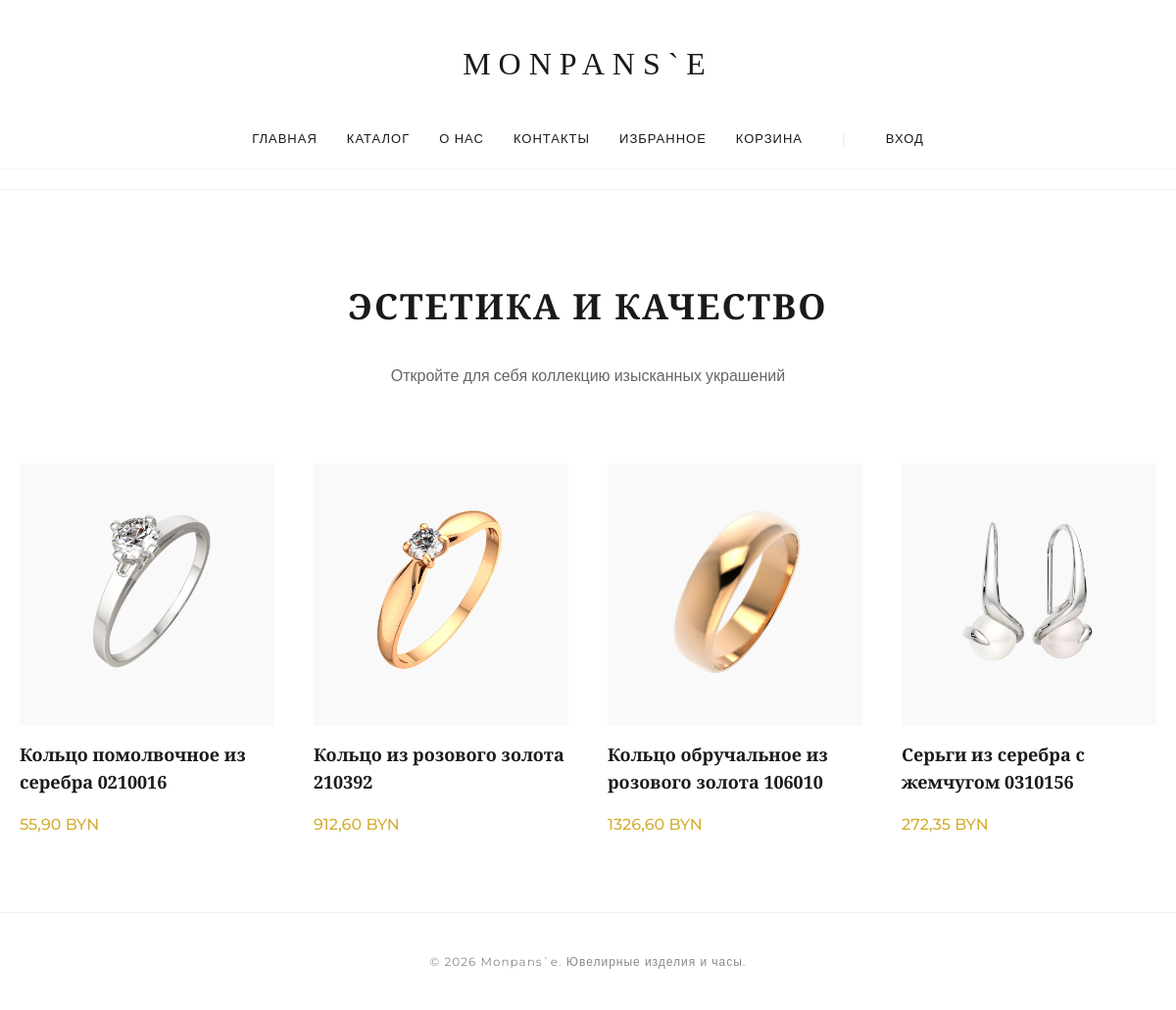
The page / on the database its author committed.
### shop/models.py (models this page shows, shortened)
class Product(models.Model):
    MATERIAL_CHOICES = [
        ('gold', 'Золото'),
        ('rose gold', 'Розовое золото'),
        ('white gold', 'Белое золото'),
        ('silver', 'Серебро'),
        ('platinum', 'Платина'),
    ]
    INSERT_CHOICES = [
        ('diamond', 'Бриллиант'),
        ('emerald', 'Изумруд'),
        ('pearl', 'Жемчуг'),
        ('none', 'Без вставки'),
    ]
    GENDER_CHOICES = [
        ('women', 'Женщинам'),
        ('men', 'Мужчинам'),
        ('unisex', 'Унисекс'),
    ]
    category = models.ForeignKey(Category, on_delete=models.CASCADE, related_name='products', verbose_name="Категория")
    title = models.CharField(max_length=255, verbose_name="Название изделия")
    description = models.TextField(verbose_name="Описание")
    base_price = models.DecimalField(max_digits=10, decimal_places=2, verbose_name="Базовая цена")
    material = models.CharField(max_length=30, choices=MATERIAL_CHOICES, blank=True, null=True, verbose_name="Материал")
    insertion = models.CharField(max_length=30, choices=INSERT_CHOICES, blank=True, null=True, verbose_name="Вставка")
    gender = models.CharField(max_length=10, choices=GENDER_CHOICES, default='women', verbose_name="Для кого")
    sample = models.IntegerField(verbose_name="Проба")
    image = models.ImageField(upload_to='products/', null=True, blank=True, verbose_name="Изображение")
    class Meta:
        verbose_name = "Изделие"
        verbose_name_plural = "Изделия"

### shop/views.py (the view)
# urls.py: 2. Add a URL to urlpatterns:  path('', views.home, name='home')
def home(request):
    products = Product.objects.all()
    return render(request, 'shop/index.html', {'products': products})

### shop/templates/shop/index.html (shortened to what this page needs)
{% extends 'shop/base.html' %}
{% block content %}
<section style="text-align: center; padding: 60px 0;">
    <h1 style="font-family: 'Playfair Display', serif; font-size: 36px; text-transform: uppercase;">Эстетика и качество</h1>
    <p style="color: #666; font-weight: 300;">Откройте для себя коллекцию изысканных украшений</p>
</section>
<div style="display: grid; grid-template-columns: repeat(auto-fill, minmax(250px, 1fr)); gap: 40px;">
    {% for product in products %}
    <div style="text-align: left;">
        <a href="{% url 'product_detail' product.id %}" style="text-decoration: none; color: inherit;">
            <div style="background: #f9f9f9; padding: 20px; margin-bottom: 15px;">
                {% if product.image %}
                    <img src="{{ product.image.url }}" style="max-width: 100%; max-height: 100%; object-fit: contain;">
                {% else %}
                    <span style="color: #ccc; font-family: 'Playfair Display';">MY_SHOP</span>
                {% endif %}
            </div>
            <h3 style="font-family: 'Playfair Display', serif; font-size: 18px; margin: 0;">{{ product.title }}</h3>
            <p style="color: #d4af37; font-weight: 500;">{{ product.base_price }} BYN</p>
        </a>
    </div>
    {% empty %}
    <p>Товары скоро появятся.</p>
    {% endfor %}
</div>
{% endblock %}

### shop/static/shop/style.css (style rules this page uses)
:root { --gold: #d4af37; --dark: #1a1a1a; --light-grey: #f9f9f9; --border: #eeeeee; }
body { font-family: 'Montserrat', sans-serif; margin: 0; color: var(--dark); line-height: 1.6; }
h1, h2, .logo { font-family: 'Century Gothic', serif; text-transform: uppercase; letter-spacing: 2px; }

### rows shown on the page
Product: image (picture), title "Кольцо помолвочное из серебра 0210016", base_price "55,90"
Product: image (picture), title "Кольцо из розового золота 210392", base_price "912,60"
Product: image (picture), title "Кольцо обручальное из розового золота 106010", base_price "1326,60"
Product: image (picture), title "Серьги из серебра с жемчугом 0310156", base_price "272,35"
